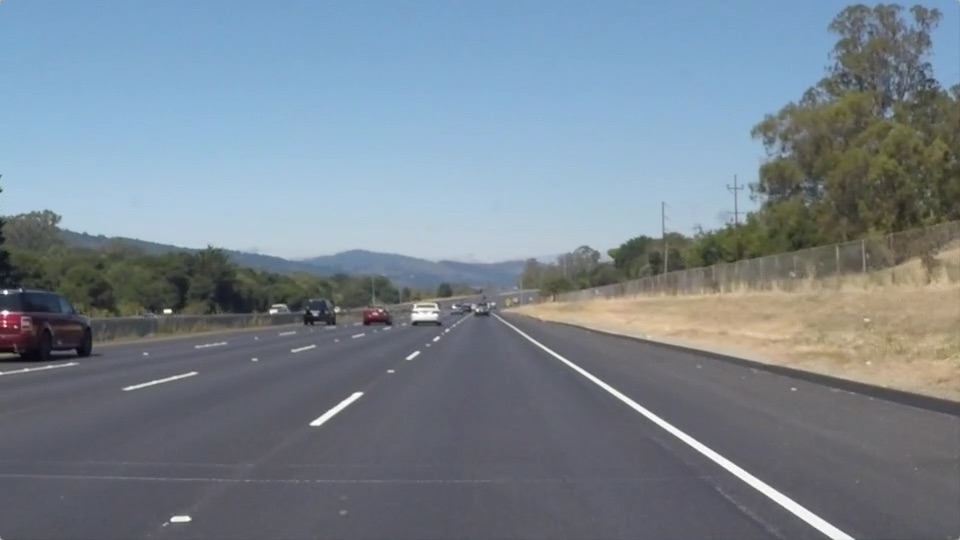
#> input picture P1. Finding Lane Lines/test_images/solidWhiteRight.jpg, 960 x 540 px
$ jupyter execute --allow-errors P1.ipynb   (shell and % lines are left out)
#> lines starting #> are read from the running program, lines starting #| are printed output that depends on the picture; after the words box and inside, x2 and y2 are one past the last pixel; in counts of white or black regions, pixels touching at a corner belong together
# Self-Driving Car Engineer Nanodegree

## Project: **Finding Lane Lines on the Road**
***
In this project, you will use the tools you learned about in the lesson to identify lane lines on the road.  You can develop your pipeline on a series of individual images, and later apply the result to a video stream (really just a series of images). Check out the video clip "raw-lines-example.mp4" (also contained in this repository) to see what the output should look like after using the helper functions below.

Once you have a result that looks roughly like "raw-lines-example.mp4", you'll need to get creative and try to average and/or extrapolate the line segments you've detected to map out the full extent of the lane lines.  You can see an example of the result you're going for in the video "P1_example.mp4".  Ultimately, you would like to draw just one line for the left side of the lane, and one for the right.

In addition to implementing code, there is a brief writeup to complete. The writeup should be completed in a separate file, which can be either a markdown file or a pdf document. There is a [write up template](https://github.com/udacity/CarND-LaneLines-P1/blob/master/writeup_template.md) that can be used to guide the writing process. Completing both the code in the Ipython notebook and the writeup template will cover all of the [rubric points](https://review.udacity.com/#!/rubrics/322/view) for this project.

---
Let's have a look at our first image called 'test_images/solidWhiteRight.jpg'.  Run the 2 cells below (hit Shift-Enter or the "play" button above) to display the image.

**Note: If, at any point, you encounter frozen display windows or other confounding issues, you can always start again with a clean slate by going to the "Kernel" menu above and selecting "Restart & Clear Output".**

---

**The tools you have are color selection, region of interest selection, grayscaling, Gaussian smoothing, Canny Edge Detection and Hough Tranform line detection.  You  are also free to explore and try other techniques that were not presented in the lesson.  Your goal is piece together a pipeline to detect the line segments in the image, then average/extrapolate them and draw them onto the image for display (as below).  Once you have a working pipeline, try it out on the video stream below.**

---

<figure>

 <figcaption>
 <p></p>
 <p style="text-align: center;"> Your output should look something like this (above) after detecting line segments using the helper functions below </p>
 </figcaption>
</figure>
 <p></p>
<figure>

 <figcaption>
 <p></p>
 <p style="text-align: center;"> Your goal is to connect/average/extrapolate line segments to get output like this</p>
 </figcaption>
</figure>

**Run the cell below to import some packages.  If you get an `import error` for a package you've already installed, try changing your kernel (select the Kernel menu above --> Change Kernel).  Still have problems?  Try relaunching Jupyter Notebook from the terminal prompt.  Also, consult the forums for more troubleshooting tips.**

## Import Packages

[cell 1]
#importing some useful packages
import matplotlib.pyplot as plt
import matplotlib.image as mpimg
import numpy as np
import cv2

## Read in an Image

[cell 2]
#reading in an image
image = mpimg.imread('test_images/solidWhiteRight.jpg')
#> image is the input picture: shape (540, 960, 3); mean R, G, B 120.3, 132.6, 143.7

#printing out some stats and plotting
print('This image is:', type(image), 'with dimensions:', image.shape)
#| This image is: <class 'numpy.ndarray'> with dimensions: (540, 960, 3)
plt.imshow(image)  # if you wanted to show a single color channel image called 'gray', for example, call as plt.imshow(gray, cmap='gray')

## Ideas for Lane Detection Pipeline

**Some OpenCV functions (beyond those introduced in the lesson) that might be useful for this project are:**

`cv2.inRange()` for color selection
`cv2.fillPoly()` for regions selection
`cv2.line()` to draw lines on an image given endpoints
`cv2.addWeighted()` to coadd / overlay two images
`cv2.cvtColor()` to grayscale or change color
`cv2.imwrite()` to output images to file
`cv2.bitwise_and()` to apply a mask to an image

**Check out the OpenCV documentation to learn about these and discover even more awesome functionality!**

## Helper Functions

Below are some helper functions to help get you started. They should look familiar from the lesson!

[cell 3]
import math

def grayscale(img):
    """Applies the Grayscale transform
    This will return an image with only one color channel
    but NOTE: to see the returned image as grayscale
    (assuming your grayscaled image is called 'gray')
    you should call plt.imshow(gray, cmap='gray')"""
    return cv2.cvtColor(img, cv2.COLOR_RGB2GRAY)
    # Or use BGR2GRAY if you read an image with cv2.imread()
    # return cv2.cvtColor(img, cv2.COLOR_BGR2GRAY)

def canny(img, low_threshold, high_threshold):
    """Applies the Canny transform"""
    return cv2.Canny(img, low_threshold, high_threshold)

def gaussian_blur(img, kernel_size):
    """Applies a Gaussian Noise kernel"""
    return cv2.GaussianBlur(img, (kernel_size, kernel_size), 0)

def region_of_interest(img, vertices):
    """
    Applies an image mask.

    Only keeps the region of the image defined by the polygon
    formed from `vertices`. The rest of the image is set to black.
    `vertices` should be a numpy array of integer points.
    """
    #defining a blank mask to start with
    mask = np.zeros_like(img)

    #defining a 3 channel or 1 channel color to fill the mask with depending on the input image
    if len(img.shape) > 2:
        channel_count = img.shape[2]  # i.e. 3 or 4 depending on your image
        ignore_mask_color = (255,) * channel_count
    else:
        ignore_mask_color = 255

    #filling pixels inside the polygon defined by "vertices" with the fill color
    cv2.fillPoly(mask, vertices, ignore_mask_color)

    #returning the image only where mask pixels are nonzero
    masked_image = cv2.bitwise_and(img, mask)
    return masked_image


def draw_lines(img, lines, color=[255, 0, 0], thickness=2):
    """
    NOTE: this is the function you might want to use as a starting point once you want to
    average/extrapolate the line segments you detect to map out the full
    extent of the lane (going from the result shown in raw-lines-example.mp4
    to that shown in P1_example.mp4).

    Think about things like separating line segments by their
    slope ((y2-y1)/(x2-x1)) to decide which segments are part of the left
    line vs. the right line.  Then, you can average the position of each of
    the lines and extrapolate to the top and bottom of the lane.

    This function draws `lines` with `color` and `thickness`.
    Lines are drawn on the image inplace (mutates the image).
    If you want to make the lines semi-transparent, think about combining
    this function with the weighted_img() function below
    """
    for line in lines:
        for x1,y1,x2,y2 in line:
            cv2.line(img, (x1, y1), (x2, y2), color, thickness)

def hough_lines(img, rho, theta, threshold, min_line_len, max_line_gap):
    """
    `img` should be the output of a Canny transform.

    Returns an image with hough lines drawn.
    """
    lines = cv2.HoughLinesP(img, rho, theta, threshold, np.array([]), minLineLength=min_line_len, maxLineGap=max_line_gap)
    line_img = np.zeros((img.shape[0], img.shape[1], 3), dtype=np.uint8)
    draw_lines(line_img, lines)
    return line_img

# Python 3 has support for cool math symbols.

def weighted_img(img, initial_img, α=0.8, β=1., γ=0.):
    """
    `img` is the output of the hough_lines(), An image with lines drawn on it.
    Should be a blank image (all black) with lines drawn on it.

    `initial_img` should be the image before any processing.

    The result image is computed as follows:

    initial_img * α + img * β + γ
    NOTE: initial_img and img must be the same shape!
    """
    return cv2.addWeighted(initial_img, α, img, β, γ)

## Test Images

Build your pipeline to work on the images in the directory "test_images"
**You should make sure your pipeline works well on these images before you try the videos.**

[cell 4]
import os
images = os.listdir("test_images/")

## Build a Lane Finding Pipeline

Build the pipeline and run your solution on all test_images. Make copies into the `test_images_output` directory, and you can use the images in your writeup report.

Try tuning the various parameters, especially the low and high Canny thresholds as well as the Hough lines parameters.

[cell 5]
# TODO: Build your pipeline that will draw lane lines on the test_images
# then save them to the test_images_output directory.

def pipeline(image):
    #define vertices
    imshape = readImage.shape
    bottum_left = [80, imshape[0]]
    bottum_right = [imshape[1], imshape[0]]
    apex_right = [600, 340]
    apex_left = [380, 340]
    v = [np.array([bottum_left, bottum_right, apex_right, apex_left], dtype=np.int32)]

    grayImage = grayscale(image)
    blur_gray = gaussian_blur(grayImage, 7)
    edges = canny(blur_gray, 50, 125)
    image_region= region_of_interest(edges, v)
    hough_image = hough_lines(image_region, 0.8, np.pi/180, 25, 50, 200)
    return weighted_img(hough_image, image)


for imageName in images:
    imagePath = "test_images/"+imageName
    readImage = mpimg.imread(imagePath)
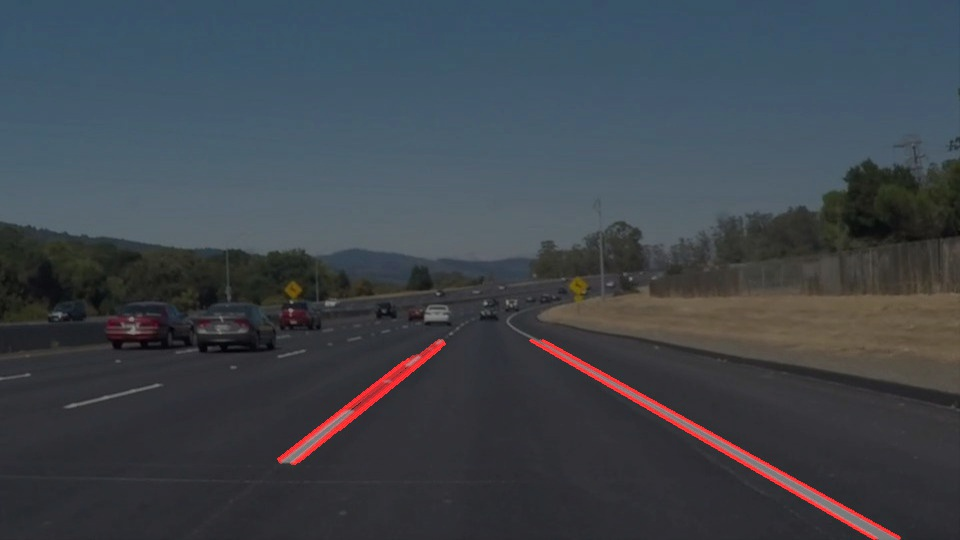
#> input picture P1. Finding Lane Lines/test_images/HoughLines_HoughLines_HoughLines_solidWhiteCurve.jpg, 960 x 540 px
#> readImage is the input picture: shape (540, 960, 3); mean R, G, B 62.8, 68.8, 75.9
    #copy the image for safety
    image = np.copy(readImage)
    result = pipeline(image)
#> in grayscale, `return cv2.cvtColor(img, cv2.COLOR_RGB2GRAY)`:
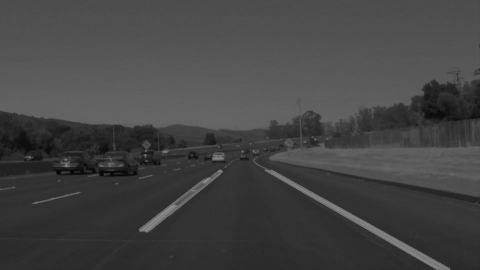
#> returned value: shape (540, 960) (shown at 1/2 size); min 3, max 159, mean 67.8
#> in canny, `return cv2.Canny(img, low_threshold, high_threshold)`:
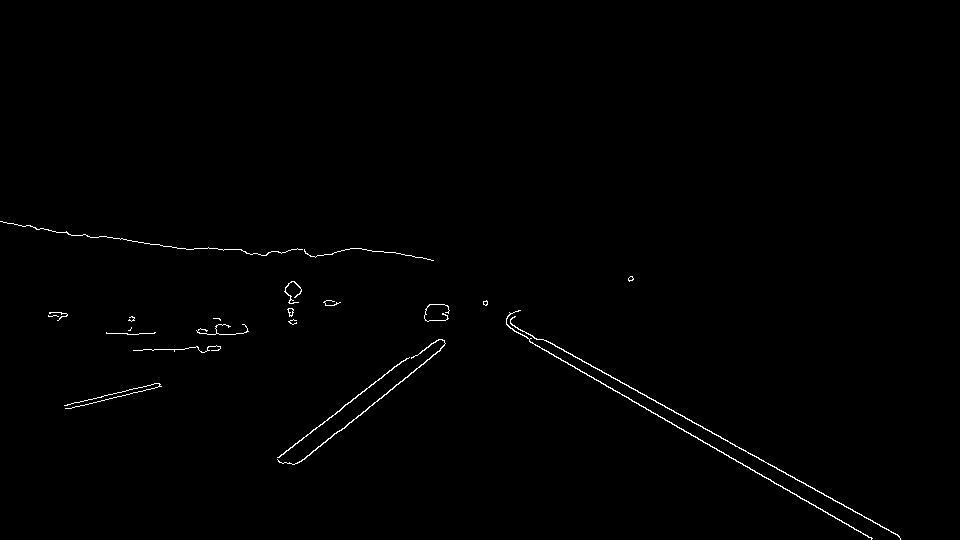
#> returned value: shape (540, 960); 0.59% white in thin lines or dots, all inside (x1, y1, x2, y2) = (0, 221, 901, 540)
#> in region_of_interest, `cv2.fillPoly(mask, vertices, ignore_mask_color)`:
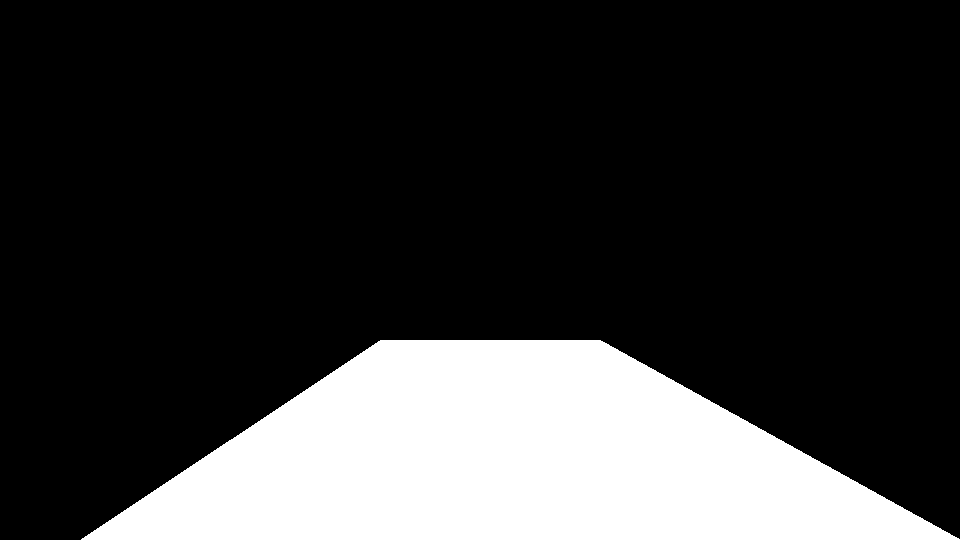
#> mask: shape (540, 960); 21.2% white; 1 white region, box (x1, y1, x2, y2) and area: (81, 340, 960, 540) 110130
#> in region_of_interest, `masked_image = cv2.bitwise_and(img, mask)`:
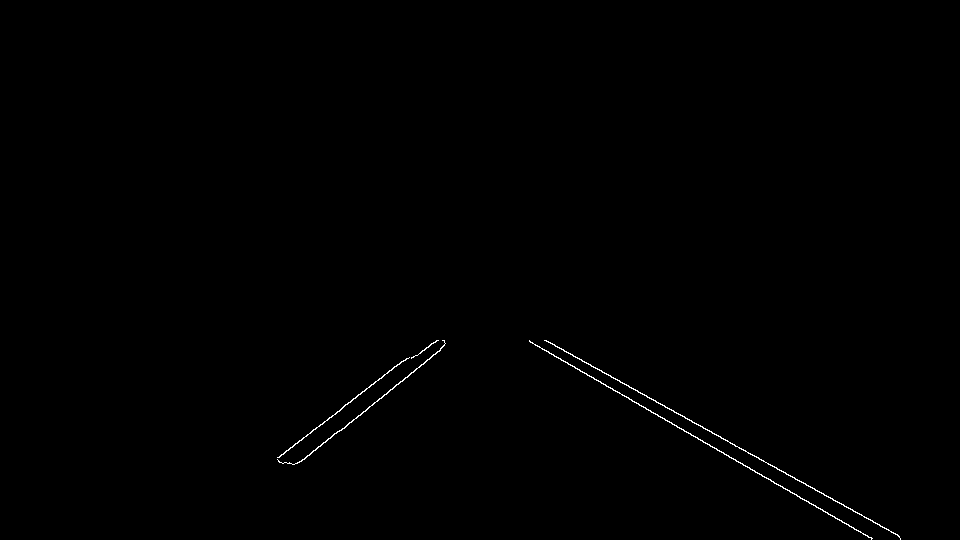
#> masked_image: shape (540, 960); 0.32% white in thin lines or dots, all inside (x1, y1, x2, y2) = (277, 340, 901, 540)
#> in hough_lines, `lines = cv2.HoughLinesP(img, rho, theta, threshold, np.array([]), minL..`: lines = [[546, 340, 898, 535], [529, 340, 872, 538], [529, 341, 871, 539], [544, 340, 899, 536], [277, 459, 406, 358], [304, 459, 442, 347], [299, 462, 444, 345], [341, 430, 440, 350], [278, 457, 401, 361]]
#> the loop in draw_lines, `for line in lines:` made 9 passes
#> in weighted_img, `return cv2.addWeighted(initial_img, α, img, β, γ)`:
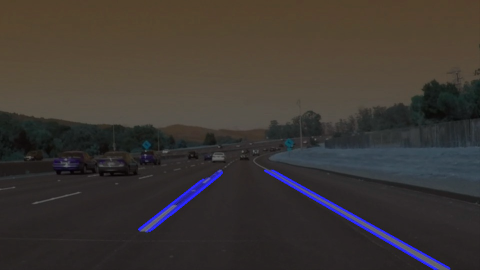
#> returned value: shape (540, 960, 3) (shown at 1/2 size); mean of channels 0, 1, 2 51.4, 55.1, 60.7; drawn as B, G, R
    plt.imsave("test_images/HoughLines_"+imageName,result)
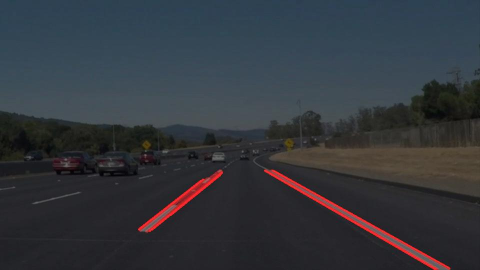
#> saved as HoughLines_HoughLines_HoughLines_HoughLines_solidWhiteCurve.jpg: shape (540, 960, 3) (shown at 1/2 size); mean R, G, B 51.5, 55, 60.9
#> pass 2 of the loop `for imageName in images:`:
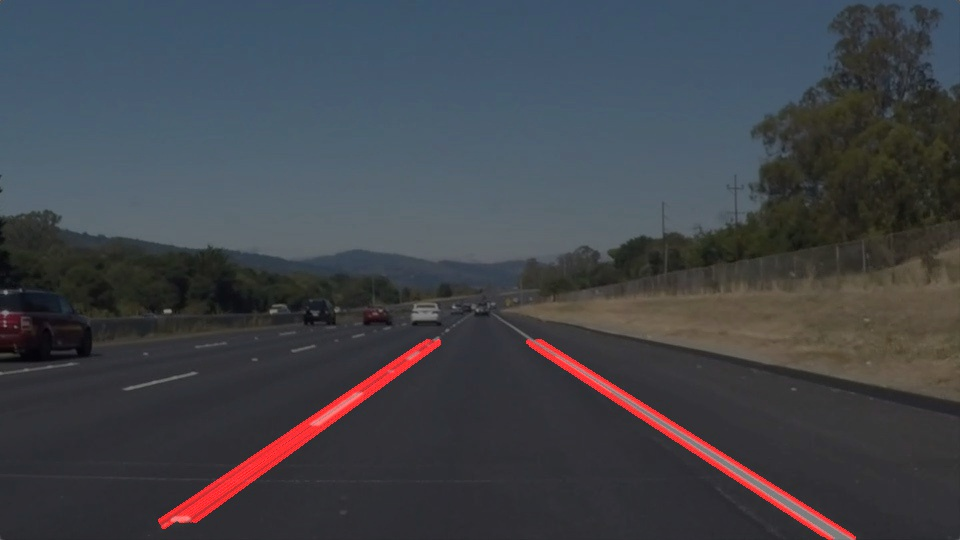
#> input picture P1. Finding Lane Lines/test_images/HoughLines_HoughLines_HoughLines_solidWhiteRight.jpg, 960 x 540 px
#> readImage is the input picture: shape (540, 960, 3); mean R, G, B 65.4, 67.8, 73.6
#> in region_of_interest (call 2), `masked_image = cv2.bitwise_and(img, mask)`:
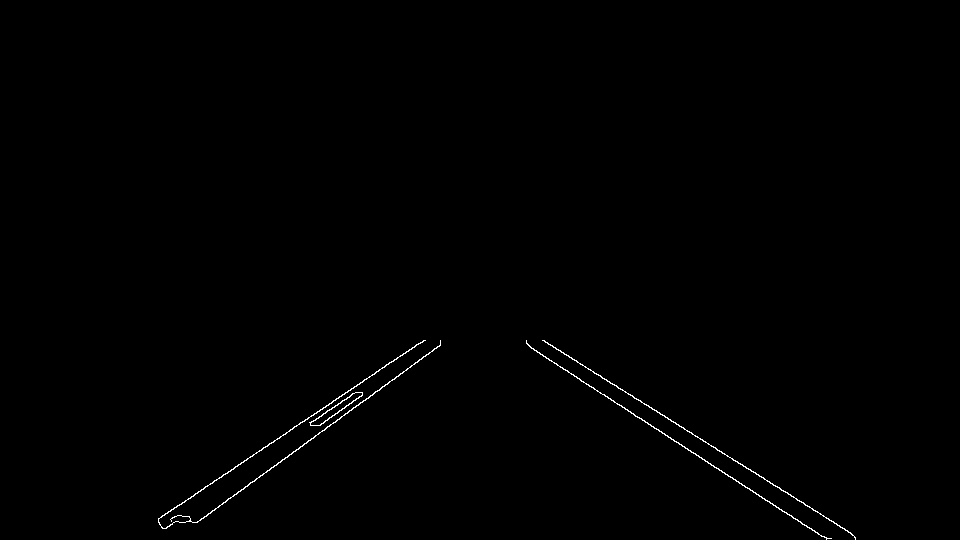
#> masked_image: shape (540, 960); 0.4% white in thin lines or dots, all inside (x1, y1, x2, y2) = (158, 340, 856, 540)
#> the loop in draw_lines (call 2), `for line in lines:` made 11 passes
#> line on passes 1 to 4: [[528, 345, 826, 539]], [[197, 522, 440, 345]], [[158, 518, 423, 340]], [[542, 340, 851, 533]]
#> `plt.imsave("test_images/HoughLines_"+imageName,result)`:
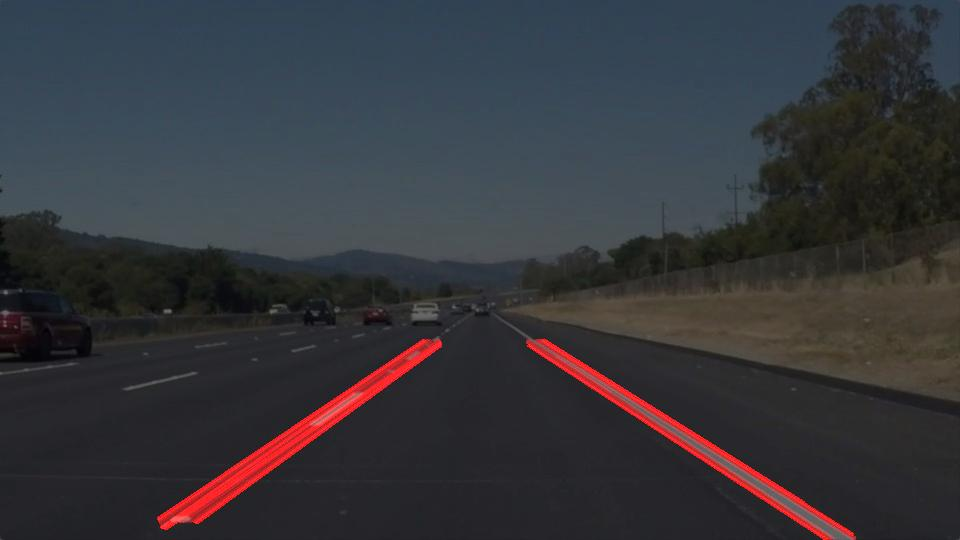
#> saved as HoughLines_HoughLines_HoughLines_HoughLines_solidWhiteRight.jpg: shape (540, 960, 3); mean R, G, B 53.9, 54.2, 58.9

## Test on Videos

You know what's cooler than drawing lanes over images? Drawing lanes over video!

We can test our solution on two provided videos:

`solidWhiteRight.mp4`

`solidYellowLeft.mp4`

**Note: if you get an import error when you run the next cell, try changing your kernel (select the Kernel menu above --> Change Kernel). Still have problems? Try relaunching Jupyter Notebook from the terminal prompt. Also, consult the forums for more troubleshooting tips.**

**If you get an error that looks like this:**
```
NeedDownloadError: Need ffmpeg exe.
You can download it by calling:
imageio.plugins.ffmpeg.download()
```
**Follow the instructions in the error message and check out [this forum post](https://discussions.udacity.com/t/project-error-of-test-on-videos/274082) for more troubleshooting tips across operating systems.**

[cell 6]
# Import everything needed to edit/save/watch video clips
from moviepy.editor import VideoFileClip
from IPython.display import HTML

[cell 7]
def hsv(img):
    return cv2.cvtColor(img, cv2.COLOR_RGB2HSV)

# [47 lines left out: function process_image, not called in this run]

Let's try the one with the solid white lane on the right first ...

[cell 8]
white_output = 'test_videos_output/solidWhiteRight.mp4'
#> white_output = 'test_videos_output/solidWhiteRight.mp4'
## To speed up the testing process you may want to try your pipeline on a shorter subclip of the video
## To do so add .subclip(start_second,end_second) to the end of the line below
## Where start_second and end_second are integer values representing the start and end of the subclip
## You may also uncomment the following line for a subclip of the first 5 seconds
##clip1 = VideoFileClip("test_videos/solidWhiteRight.mp4").subclip(0,5)
#> (the rest of this cell did not finish here and is left out)
